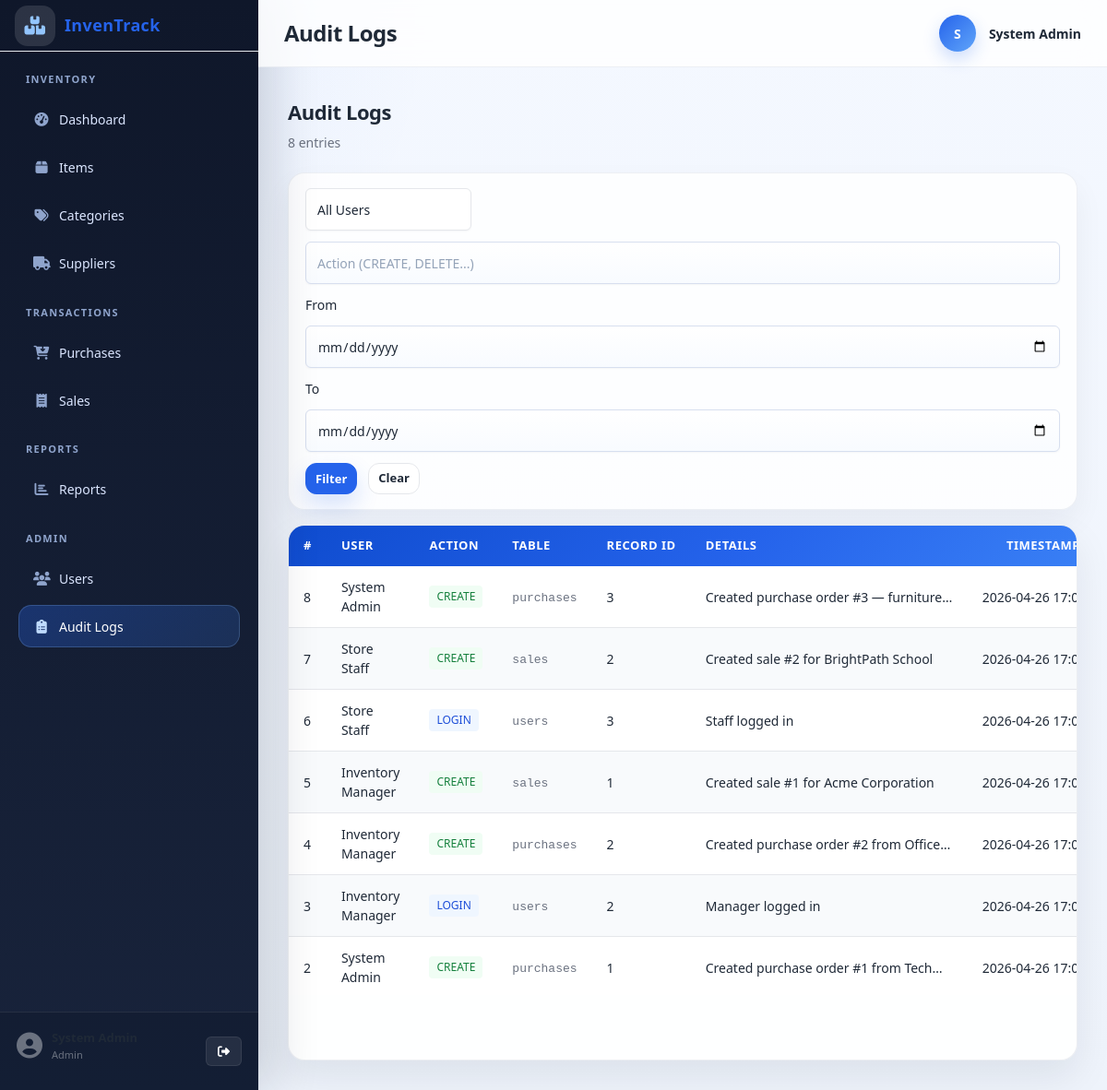
/pages/audit-logs/index.php (signed in), run on the app's committed database.
### tables this page shows
CREATE TABLE audit_logs (
    id         INT         AUTO_INCREMENT PRIMARY KEY,
    user_id    INT         NULL,
    action     VARCHAR(50) NOT NULL,
    table_name VARCHAR(50) NOT NULL,
    record_id  INT         NULL,
    details    TEXT,
    created_at DATETIME    DEFAULT CURRENT_TIMESTAMP,
    CONSTRAINT fk_alogs_user
        FOREIGN KEY (user_id) REFERENCES users (id)
        ON UPDATE CASCADE ON DELETE SET NULL
);

CREATE TABLE users (
    id            INT            AUTO_INCREMENT PRIMARY KEY,
    name          VARCHAR(100)   NOT NULL,
    email         VARCHAR(150)   NOT NULL,
    password_hash VARCHAR(255)   NOT NULL,
    role          ENUM('admin','manager','staff') NOT NULL DEFAULT 'staff',
    status        ENUM('active','inactive')       NOT NULL DEFAULT 'active',
    created_at    DATETIME       DEFAULT CURRENT_TIMESTAMP,
    CONSTRAINT uq_users_email UNIQUE (email)
);

### includes/functions.php (called while the page is built, shortened)
<?php
function app_base_path(): string
{
    static $base_path = null;
    if ($base_path !== null) {
        return $base_path;
    }
    $base_path = '/' . trim(basename(dirname(__DIR__)), '/');
    return $base_path;
}
function app_url(string $path = ''): string
{
    $path = ltrim($path, '/');
    return $path === '' ? app_base_path() . '/' : app_base_path() . '/' . $path;
}
function sanitize(mixed $value): string
{
    return htmlspecialchars(trim((string)$value), ENT_QUOTES, 'UTF-8');
}

### includes/auth.php (called while the page is built, shortened)
<?php
require_once __DIR__ . '/functions.php';
function current_user(): ?array
{
    return $_SESSION['user'] ?? null;
}

### pages/audit-logs/index.php (the view, shortened to what this page needs)
<?php
require_once __DIR__ . '/../../config/db.php';
require_once __DIR__ . '/../../includes/auth.php';
require_once __DIR__ . '/../../includes/functions.php';
$filter_action = trim($_GET['action'] ?? '');
$date_from = trim($_GET['date_from'] ?? '');
$date_to = trim($_GET['date_to'] ?? '');
$page = max(1, (int)($_GET['page'] ?? 1));
$per = 25;
$where = ['1=1'];
$params = [];
$where_sql = implode(' AND ', $where);
$count_stmt = $pdo->prepare("SELECT COUNT(*) FROM audit_logs a WHERE $where_sql");
$count_stmt->execute($params);
$total = (int)$count_stmt->fetchColumn();
$pag = paginate($total, $per, $page);
$stmt = $pdo->prepare(
    "SELECT a.*, u.name AS user_name
     FROM audit_logs a
     LEFT JOIN users u ON u.id = a.user_id
     WHERE $where_sql
     ORDER BY a.id DESC
     LIMIT :limit OFFSET :offset"
);
$stmt->bindValue(':limit', $per, PDO::PARAM_INT);
$stmt->bindValue(':offset', $pag['offset'], PDO::PARAM_INT);
$stmt->execute();
$rows = $stmt->fetchAll();
$action_colors = [
    'CREATE' => 'badge-success',
    'UPDATE' => 'badge-info',
    'DELETE' => 'badge-danger',
    'LOGIN' => 'badge-info',
    'LOGIN_FAILED' => 'badge-danger',
    'TOGGLE_STATUS' => 'badge-warning',
    'IMPORT' => 'badge-info',
];
require_once __DIR__ . '/../../includes/header.php';
require_once __DIR__ . '/../../includes/sidebar.php';
?>
<div class="page-wrapper">
    <div class="topbar">
        <h1 class="topbar-title">Audit Logs</h1>
        <div class="topbar-user">
            <div class="user-avatar"><?= strtoupper(substr($user['name'], 0, 1)) ?></div>
            <span class="user-name"><?= sanitize($user['name']) ?></span>
        </div>
    </div>
    <main class="main-content">
        <div class="page-header">
            <div>
                <h2 class="page-title">Audit Logs</h2>
                <p class="page-subtitle"><?= $total ?> entries</p>
            </div>
        </div>
        <form method="GET" class="filter-bar">
            <select name="user_id">
                <option value="0">All Users</option>
            </select>
            <input type="text" name="action" placeholder="Action (CREATE, DELETE...)" value="<?= sanitize($filter_action) ?>" class="filter-input">
            <label for="date_from">From</label>
            <input type="date" id="date_from" name="date_from" value="<?= sanitize($date_from) ?>">
            <label for="date_to">To</label>
            <input type="date" id="date_to" name="date_to" value="<?= sanitize($date_to) ?>">
            <button type="submit" class="btn-primary btn-sm">Filter</button>
            <a href="<?= htmlspecialchars(app_url('pages/audit-logs/index.php'), ENT_QUOTES, 'UTF-8') ?>" class="btn-secondary btn-sm">Clear</a>
        </form>
        <div class="table-container">
            <table>
                <thead>
                    <tr>
                        <th>#</th>
                        <th>User</th>
                        <th>Action</th>
                        <th>Table</th>
                        <th>Record ID</th>
                        <th>Details</th>
                        <th>Timestamp</th>
                    </tr>
                </thead>
                <tbody>
                    <?php if (empty($rows)): ?>
                    <tr><td colspan="7" class="table-empty">No log entries found.</td></tr>
                    <?php else: ?>
                    <?php foreach ($rows as $log): ?>
                    <tr>
                        <td><?= (int)$log['id'] ?></td>
                        <td><?= sanitize($log['user_name'] ?? 'System') ?></td>
                        <td>
                            <span class="badge <?= $action_colors[$log['action']] ?? 'badge-info' ?>">
                                <?= sanitize($log['action']) ?>
                            </span>
                        </td>
                        <td><span class="item-code"><?= sanitize($log['table_name']) ?></span></td>
                        <td><?= $log['record_id'] !== null ? (int)$log['record_id'] : '-' ?></td>
                        <td class="table-cell-truncate" title="<?= sanitize($log['details']) ?>"><?= sanitize($log['details']) ?></td>
                        <td class="text-nowrap"><?= sanitize($log['created_at']) ?></td>
                    </tr>
                    <?php endforeach; ?>
                    <?php endif; ?>
                </tbody>
            </table>
        </div>
    </main>
</div>
<?php require_once __DIR__ . '/../../includes/footer.php'; ?>

### includes/header.php (shortened to what this page needs)
<!DOCTYPE html>
<html lang="en">
<head>
    <link rel="stylesheet" href="<?= htmlspecialchars(app_url('assets/css/style.css'), ENT_QUOTES, 'UTF-8') ?>">
    <link rel="stylesheet" href="<?= htmlspecialchars(app_url('assets/css/responsive.css'), ENT_QUOTES, 'UTF-8') ?>">
    <link rel="stylesheet" href="https://cdnjs.cloudflare.com/ajax/libs/font-awesome/6.5.0/css/all.min.css">
</head>
<body class="layout">

### includes/sidebar.php
<?php
$user        = current_user();
$user_role   = $user['role'] ?? 'staff';
$current     = basename($_SERVER['PHP_SELF']);
$current_dir = basename(dirname($_SERVER['PHP_SELF']));
function nav_active(string $dir, string $file, string $current_dir, string $current): string
{
    return ($current_dir === $dir && $current === $file) ? ' active' : '';
}
?>
<aside class="sidebar" id="sidebar">
    <div class="sidebar-brand">
        <i class="fa-solid fa-boxes-stacked"></i>
        <span>InvenTrack</span>
    </div>
    <nav class="sidebar-nav">
        <div class="nav-group-label">Inventory</div>
        <a href="<?= htmlspecialchars(app_url('pages/dashboard.php'), ENT_QUOTES, 'UTF-8') ?>"
           class="nav-link<?= ($current === 'dashboard.php') ? ' active' : '' ?>">
            <i class="fa-solid fa-gauge-high"></i>
            <span>Dashboard</span>
        </a>
        <a href="<?= htmlspecialchars(app_url('pages/items/index.php'), ENT_QUOTES, 'UTF-8') ?>"
           class="nav-link<?= nav_active('items', 'index.php', $current_dir, $current) ?>">
            <i class="fa-solid fa-box"></i>
            <span>Items</span>
        </a>
        <a href="<?= htmlspecialchars(app_url('pages/categories/index.php'), ENT_QUOTES, 'UTF-8') ?>"
           class="nav-link<?= nav_active('categories', 'index.php', $current_dir, $current) ?>">
            <i class="fa-solid fa-tags"></i>
            <span>Categories</span>
        </a>
        <a href="<?= htmlspecialchars(app_url('pages/suppliers/index.php'), ENT_QUOTES, 'UTF-8') ?>"
           class="nav-link<?= nav_active('suppliers', 'index.php', $current_dir, $current) ?>">
            <i class="fa-solid fa-truck"></i>
            <span>Suppliers</span>
        </a>
        <div class="nav-group-label">Transactions</div>
        <a href="<?= htmlspecialchars(app_url('pages/purchases/index.php'), ENT_QUOTES, 'UTF-8') ?>"
           class="nav-link<?= nav_active('purchases', 'index.php', $current_dir, $current) ?>">
            <i class="fa-solid fa-cart-arrow-down"></i>
            <span>Purchases</span>
        </a>
        <a href="<?= htmlspecialchars(app_url('pages/sales/index.php'), ENT_QUOTES, 'UTF-8') ?>"
           class="nav-link<?= nav_active('sales', 'index.php', $current_dir, $current) ?>">
            <i class="fa-solid fa-receipt"></i>
            <span>Sales</span>
        </a>
        <div class="nav-group-label">Reports</div>
        <a href="<?= htmlspecialchars(app_url('pages/reports/index.php'), ENT_QUOTES, 'UTF-8') ?>"
           class="nav-link<?= nav_active('reports', 'index.php', $current_dir, $current) ?>">
            <i class="fa-solid fa-chart-bar"></i>
            <span>Reports</span>
        </a>
        <?php if ($user_role === 'admin'): ?>
        <div class="nav-group-label">Admin</div>
        <a href="<?= htmlspecialchars(app_url('pages/users/index.php'), ENT_QUOTES, 'UTF-8') ?>"
           class="nav-link<?= nav_active('users', 'index.php', $current_dir, $current) ?>">
            <i class="fa-solid fa-users"></i>
            <span>Users</span>
        </a>
        <a href="<?= htmlspecialchars(app_url('pages/audit-logs/index.php'), ENT_QUOTES, 'UTF-8') ?>"
           class="nav-link<?= nav_active('audit-logs', 'index.php', $current_dir, $current) ?>">
            <i class="fa-solid fa-clipboard-list"></i>
            <span>Audit Logs</span>
        </a>
        <?php endif; ?>
    </nav>
    <div class="sidebar-footer">
        <div class="sidebar-user">
            <i class="fa-solid fa-circle-user"></i>
            <div class="sidebar-user-info">
                <span class="sidebar-user-name"><?= htmlspecialchars($user['name'] ?? '', ENT_QUOTES, 'UTF-8') ?></span>
                <span class="sidebar-user-role"><?= htmlspecialchars(ucfirst($user_role), ENT_QUOTES, 'UTF-8') ?></span>
            </div>
        </div>
        <a href="<?= htmlspecialchars(app_url('pages/logout.php'), ENT_QUOTES, 'UTF-8') ?>" class="btn-logout" title="Sign Out">
            <i class="fa-solid fa-right-from-bracket"></i>
        </a>
    </div>
</aside>

### includes/footer.php (shortened to what this page needs)
</body>
</html>

### assets/css/responsive.css (style rules this page uses)
@media (min-width: 992px) { .sidebar { position: fixed; top: 0; left: 0; height: 100vh; transform: none; transition: none; z-index: 10; } }
@media (min-width: 992px) { .page-wrapper { margin-left: 240px; } }
@media (min-width: 992px) { .topbar-user .user-name { display: inline; } }
@media (min-width: 992px) { .sidebar { width: 280px; } }
@media (min-width: 992px) { .page-wrapper { margin-left: 280px; } }

### data on the page
audit_logs: id "8", user.name "System Admin", action "CREATE", table_name "purchases", record "3", details "Created purchase order #3 — furniture…", created_at "2026-04-26…"
audit_logs: id "7", user.name "Store Staff", action "CREATE", table_name "sales", record "2", details "Created sale #2 for BrightPath School", created_at "2026-04-26…"
audit_logs: id "6", user.name "Store Staff", action "LOGIN", table_name "users", record "3", details "Staff logged in", created_at "2026-04-26…"
audit_logs: id "5", user.name "Inventory Manager", action "CREATE", table_name "sales", record "1", details "Created sale #1 for Acme Corporation", created_at "2026-04-26…"
audit_logs: id "4", user.name "Inventory Manager", action "CREATE", table_name "purchases", record "2", details "Created purchase order #2 from Office…", created_at "2026-04-26…"
audit_logs: id "3", user.name "Inventory Manager", action "LOGIN", table_name "users", record "2", details "Manager logged in", created_at "2026-04-26…"
audit_logs: id "2", user.name "System Admin", action "CREATE", table_name "purchases", record "1", details "Created purchase order #1 from Tech…", created_at "2026-04-26…"

### other printed values
$user_role "Admin"
substr($user['name'], 0, 1) "S"
$user['name'] "System Admin"
$total "8"
